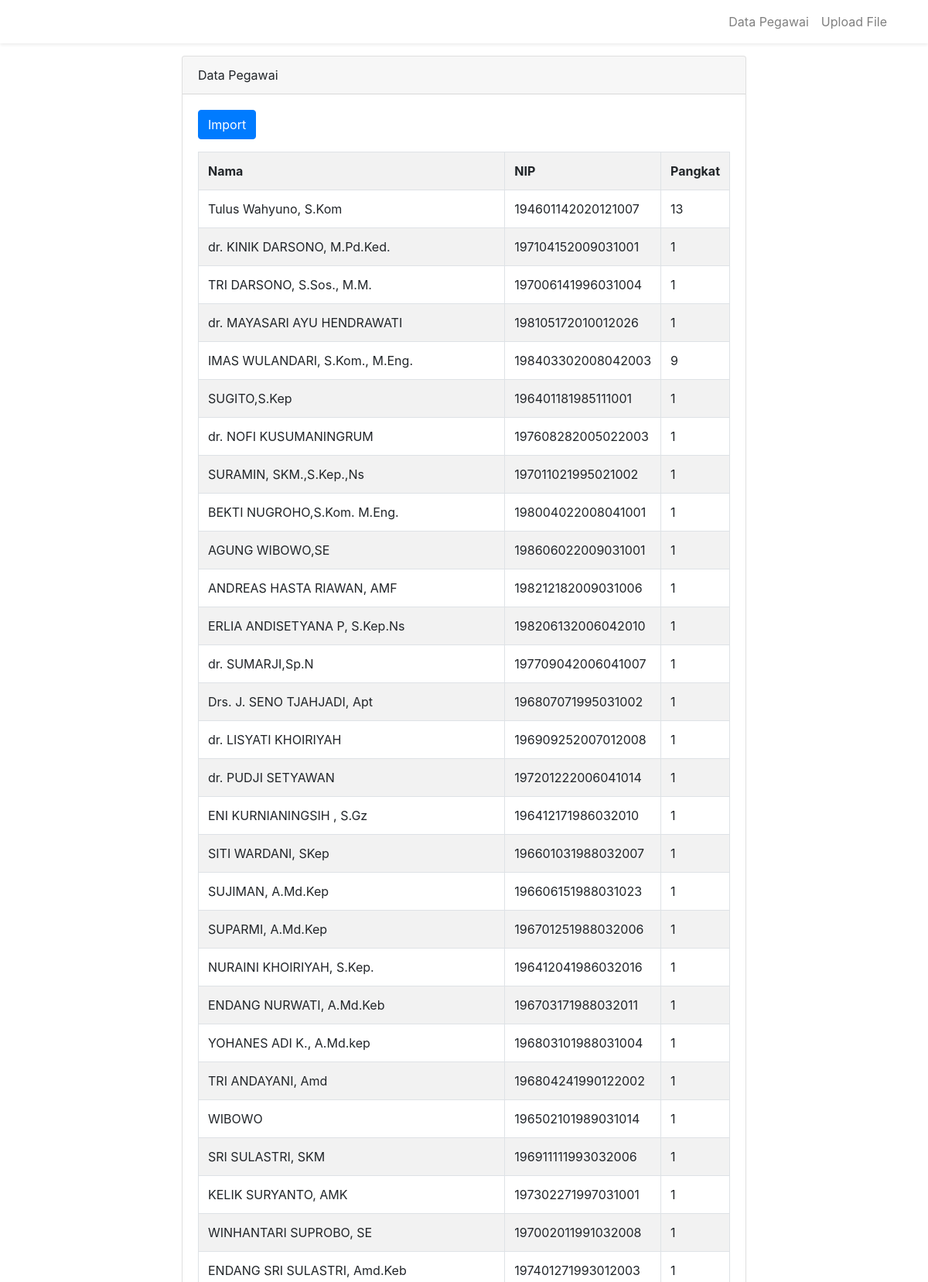
Page /index.php/import (upper part) on the committed database.
### tables this page shows
CREATE TABLE IF NOT EXISTS `data_pegawai` (
  `id_user` int(11) NOT NULL AUTO_INCREMENT,
  `nip` varchar(50) NOT NULL DEFAULT '',
  `nama_lengkap` varchar(220) DEFAULT NULL,
  `tempat_lahir` varchar(100) DEFAULT NULL,
  `tgl_lahir` date DEFAULT NULL,
  `gender` varchar(50) DEFAULT NULL,
  `agama` varchar(50) DEFAULT NULL,
  `alamat` varchar(220) DEFAULT NULL,
  `pangkat` varchar(200) DEFAULT NULL,
  `jabatan` varchar(200) DEFAULT NULL,
  `jenis_jabatan` varchar(200) DEFAULT NULL,
  `profesi` varchar(220) DEFAULT NULL,
  `divisi` varchar(200) DEFAULT NULL,
  `nik` varchar(100) DEFAULT NULL,
  `npwp` varchar(100) DEFAULT NULL,
  `bpjs` varchar(100) DEFAULT NULL,
  `status_pegawai` varchar(50) DEFAULT NULL,
  `referensi` varchar(50) DEFAULT NULL,
  `kp_terakhir` date DEFAULT NULL,
  `kp_mendatang` date DEFAULT NULL,
  `kgb_terakhir` date DEFAULT NULL,
  `kgb_mendatang` date DEFAULT NULL,
  `tmt` date DEFAULT NULL,
  `longitude` varchar(220) DEFAULT NULL,
  `latitude` varchar(220) DEFAULT NULL,
  `takehomepay` varchar(220) DEFAULT NULL,
  `no_hp` varchar(30) DEFAULT NULL,
  `email` varchar(200) DEFAULT NULL,
  `jenjang` varchar(250) DEFAULT '10',
  `prodi` varchar(250) DEFAULT NULL,
  `foto` varchar(250) DEFAULT 'bwa.jpg',
  `password` varchar(200) DEFAULT NULL,
  `role` varchar(50) DEFAULT NULL,
  `create_at` timestamp NOT NULL DEFAULT CURRENT_TIMESTAMP ON UPDATE CURRENT_TIMESTAMP,
  `update_at` datetime DEFAULT NULL,
  `grafik` int(11) DEFAULT '1',
  PRIMARY KEY (`id_user`)
);

### application/controllers/Import.php (called while the page is built, shortened)
<?php
    class Import extends CI_Controller {
        public function index()
        {
            $data['title'] = 'Import Excel';
            $data['pegawai'] = $this->db->get('data_pegawai')->result();
            $this->load->view('import/index', $data);
        }
    }

### index.php (called while the page is built, shortened)
<?php
require_once BASEPATH.'core/CodeIgniter.php';

### application/views/import/index.php (the view, shortened to what this page needs)
<!DOCTYPE html>
   <html lang="in">
   <head>
       <link href="https://cdnjs.cloudflare.com/ajax/libs/twitter-bootstrap/4.1.3/css/bootstrap.min.css" rel="stylesheet">
   </head>
   <body>
       <nav class="navbar navbar-expand-md navbar-light bg-white shadow-sm">
       <div class="container">
           <div class="collapse navbar-collapse" id="navbarSupportedContent">
               <ul class="navbar-nav ml-auto">
                   <li class="nav-item">
                       <a class="nav-link" href="<?= site_url('import') ?>"><i class="fa fa-users"></i>Data Pegawai</a>
                   </li>
                   <li class="nav-item">
                       <a class="nav-link" href="<?= site_url('import/create') ?>"><i class="fa fa-upload"></i>Upload File</a>
                   </li>
               </ul>
           </div>
       </div>
   </nav>
   <div class="container mt-3">
       <div class="row justify-content-center">
           <div class="col-md-8">
               <div class="card">
                   <div class="card-header">
                       Data Pegawai
                   </div>
                   <div class="card-body">
                       <a href="<?= site_url('import/create') ?>" class="btn btn-primary mb-3">Import</a>
                       <table class="table table-bordered table-striped">
                           <tr>
                               <th>Nama</th>
                               <th>NIP</th>
                               <th>Pangkat</th>
                           </tr>
                           <?php if (count($pegawai) > 0) {
                                   foreach ($pegawai as $row): ?>
                                   <tr>
                                       <td><?= $row->nama_lengkap ?></td>
                                       <td><?= $row->nip ?></td>
                                       <td><?= $row->pangkat ?></td>
                                   </tr>
                               <?php endforeach ?>
                          <?php }else{ ?>
                               <tr>
                                   <td colspan="3" class="text-center">Tidak ada data</td>
                               </tr>
                       <?php } ?>
                       </table>
                   </div>
               </div>
           </div>
       </div>
   </div>
   </body>
   </html>

### rows in the picture
data_pegawai: nama_lengkap "Tulus Wahyuno, S.Kom", nip "194601142020121007", pangkat "13"
data_pegawai: nama_lengkap "dr. KINIK DARSONO, M.Pd.Ked.", nip "197104152009031001", pangkat "1"
data_pegawai: nama_lengkap "TRI DARSONO, S.Sos., M.M.", nip "197006141996031004", pangkat "1"
data_pegawai: nama_lengkap "dr. MAYASARI AYU HENDRAWATI", nip "198105172010012026", pangkat "1"
data_pegawai: nama_lengkap "IMAS WULANDARI, S.Kom., M.Eng.", nip "198403302008042003", pangkat "9"
data_pegawai: nama_lengkap "SUGITO,S.Kep", nip "196401181985111001", pangkat "1"
data_pegawai: nama_lengkap "dr. NOFI KUSUMANINGRUM", nip "197608282005022003", pangkat "1"
data_pegawai: nama_lengkap "SURAMIN, SKM.,S.Kep.,Ns", nip "197011021995021002", pangkat "1"
data_pegawai: nama_lengkap "BEKTI NUGROHO,S.Kom. M.Eng.", nip "198004022008041001", pangkat "1"
data_pegawai: nama_lengkap "AGUNG WIBOWO,SE", nip "198606022009031001", pangkat "1"
data_pegawai: nama_lengkap "ANDREAS HASTA RIAWAN, AMF", nip "198212182009031006", pangkat "1"
data_pegawai: nama_lengkap "ERLIA ANDISETYANA P, S.Kep.Ns", nip "198206132006042010", pangkat "1"
data_pegawai: nama_lengkap "dr. SUMARJI,Sp.N", nip "197709042006041007", pangkat "1"
data_pegawai: nama_lengkap "Drs. J. SENO TJAHJADI, Apt", nip "196807071995031002", pangkat "1"
data_pegawai: nama_lengkap "dr. LISYATI KHOIRIYAH", nip "196909252007012008", pangkat "1"
data_pegawai: nama_lengkap "dr. PUDJI SETYAWAN", nip "197201222006041014", pangkat "1"
data_pegawai: nama_lengkap "ENI KURNIANINGSIH , S.Gz", nip "196412171986032010", pangkat "1"
data_pegawai: nama_lengkap "SITI WARDANI, SKep", nip "196601031988032007", pangkat "1"
data_pegawai: nama_lengkap "SUJIMAN, A.Md.Kep", nip "196606151988031023", pangkat "1"
data_pegawai: nama_lengkap "SUPARMI, A.Md.Kep", nip "196701251988032006", pangkat "1"
data_pegawai: nama_lengkap "NURAINI KHOIRIYAH, S.Kep.", nip "196412041986032016", pangkat "1"
data_pegawai: nama_lengkap "ENDANG NURWATI, A.Md.Keb", nip "196703171988032011", pangkat "1"
data_pegawai: nama_lengkap "YOHANES ADI K., A.Md.kep", nip "196803101988031004", pangkat "1"
data_pegawai: nama_lengkap "TRI ANDAYANI, Amd", nip "196804241990122002", pangkat "1"
data_pegawai: nama_lengkap "WIBOWO", nip "196502101989031014", pangkat "1"
data_pegawai: nama_lengkap "SRI SULASTRI, SKM", nip "196911111993032006", pangkat "1"
data_pegawai: nama_lengkap "KELIK SURYANTO, AMK", nip "197302271997031001", pangkat "1"
data_pegawai: nama_lengkap "WINHANTARI SUPROBO, SE", nip "197002011991032008", pangkat "1"
data_pegawai: nama_lengkap "ENDANG SRI SULASTRI, Amd.Keb", nip "197401271993012003", pangkat "1"
